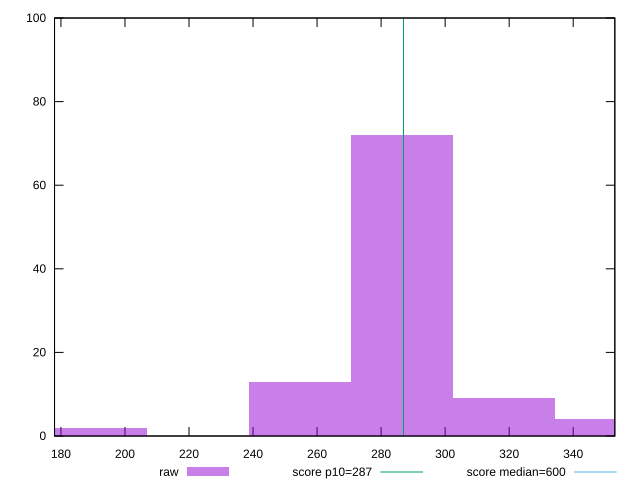

Source code (gnuplot):
reset

$raw <<EOF
191.07971318830093 2
286.6195697824514 72
350.312807511885 4
254.77295091773456 13
318.4661886471682 9
EOF

set key outside below
set boxwidth 31.84661886471682
set xrange [178:352.99999999999727]
set yrange [0:100]
set style fill transparent solid 0.5 noborder

set parametric
set terminal svg size 640, 490 enhanced background rgb 'white'
set output "report_00007_2020-12-11T15:55:29.892Z/total-blocking-time/samples/pages+cached/raw/histogram.svg"

plot $raw title "raw" with boxes, \
     287,t title "score p10=287", \
     600,t title "score median=600"

reset
